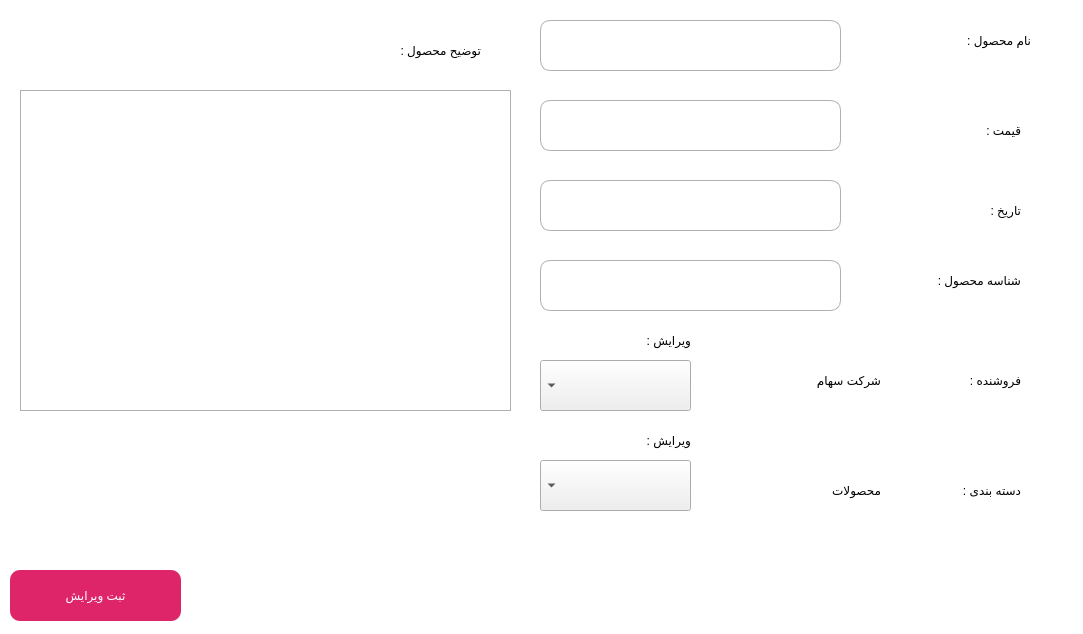
<?xml version="1.0" encoding="UTF-8"?>
<ui version="4.0">
 <class>mainWindow</class>
 <widget class="QDialog" name="mainWindow">
  <property name="geometry">
   <rect>
    <x>0</x>
    <y>0</y>
    <width>1083</width>
    <height>634</height>
   </rect>
  </property>
  <property name="windowTitle">
   <string>Dialog</string>
  </property>
  <property name="styleSheet">
   <string notr="true">#mainWindow{
background-color : #fff
}</string>
  </property>
  <widget class="QLabel" name="label">
   <property name="geometry">
    <rect>
     <x>870</x>
     <y>20</y>
     <width>161</width>
     <height>41</height>
    </rect>
   </property>
   <property name="styleSheet">
    <string notr="true">font: 18pt &quot;B Koodak&quot;;</string>
   </property>
   <property name="text">
    <string>نام محصول : </string>
   </property>
  </widget>
  <widget class="QLineEdit" name="productName_input">
   <property name="geometry">
    <rect>
     <x>540</x>
     <y>20</y>
     <width>301</width>
     <height>51</height>
    </rect>
   </property>
   <property name="styleSheet">
    <string notr="true">#productName_input{
border : 1px solid #b1afaf;
border-radius : 10%;
font: 18pt &quot;Century Gothic&quot;;
}
#productName_input:focus{
border : 1px solid #df2569;
}</string>
   </property>
  </widget>
  <widget class="QLabel" name="label_2">
   <property name="geometry">
    <rect>
     <x>900</x>
     <y>110</y>
     <width>121</width>
     <height>41</height>
    </rect>
   </property>
   <property name="styleSheet">
    <string notr="true">font: 18pt &quot;B Koodak&quot;;</string>
   </property>
   <property name="text">
    <string>قیمت : </string>
   </property>
  </widget>
  <widget class="QLineEdit" name="productPrice_input">
   <property name="geometry">
    <rect>
     <x>540</x>
     <y>100</y>
     <width>301</width>
     <height>51</height>
    </rect>
   </property>
   <property name="styleSheet">
    <string notr="true">#productPrice_input{
border : 1px solid #b1afaf;
border-radius : 10%;
font: 18pt &quot;Century Gothic&quot;;
}
#productPrice_input:focus{
border : 1px solid #df2569;
}</string>
   </property>
  </widget>
  <widget class="QLineEdit" name="productDate_input">
   <property name="geometry">
    <rect>
     <x>540</x>
     <y>180</y>
     <width>301</width>
     <height>51</height>
    </rect>
   </property>
   <property name="styleSheet">
    <string notr="true">#productDate_input{
border : 1px solid #b1afaf;
border-radius : 10%;
font: 18pt &quot;Century Gothic&quot;;
}
#productDate_input:focus{
border : 1px solid #df2569;
}</string>
   </property>
  </widget>
  <widget class="QLabel" name="label_3">
   <property name="geometry">
    <rect>
     <x>900</x>
     <y>190</y>
     <width>121</width>
     <height>41</height>
    </rect>
   </property>
   <property name="styleSheet">
    <string notr="true">font: 18pt &quot;B Koodak&quot;;</string>
   </property>
   <property name="text">
    <string>تاریخ : </string>
   </property>
  </widget>
  <widget class="QLabel" name="label_4">
   <property name="geometry">
    <rect>
     <x>900</x>
     <y>360</y>
     <width>121</width>
     <height>41</height>
    </rect>
   </property>
   <property name="styleSheet">
    <string notr="true">font: 18pt &quot;B Koodak&quot;;</string>
   </property>
   <property name="text">
    <string>فروشنده :</string>
   </property>
  </widget>
  <widget class="QLineEdit" name="productRandomID_input">
   <property name="geometry">
    <rect>
     <x>540</x>
     <y>260</y>
     <width>301</width>
     <height>51</height>
    </rect>
   </property>
   <property name="styleSheet">
    <string notr="true">#productRandomID_input{
border : 1px solid #b1afaf;
border-radius : 10%;
font: 18pt &quot;Century Gothic&quot;;
}
#productRandomID_input:focus{
border : 1px solid #df2569;
}</string>
   </property>
  </widget>
  <widget class="QLabel" name="label_5">
   <property name="geometry">
    <rect>
     <x>850</x>
     <y>260</y>
     <width>171</width>
     <height>41</height>
    </rect>
   </property>
   <property name="styleSheet">
    <string notr="true">font: 18pt &quot;B Koodak&quot;;</string>
   </property>
   <property name="text">
    <string>شناسه محصول :</string>
   </property>
  </widget>
  <widget class="QPushButton" name="confirmEdit_btn">
   <property name="geometry">
    <rect>
     <x>10</x>
     <y>570</y>
     <width>171</width>
     <height>51</height>
    </rect>
   </property>
   <property name="cursor">
    <cursorShape>PointingHandCursor</cursorShape>
   </property>
   <property name="styleSheet">
    <string notr="true">#confirmEdit_btn{
border-radius : 10%;
background-color: #df2569;
color : #fff;
font: 12pt &quot;IRANSans&quot;;
}</string>
   </property>
   <property name="text">
    <string>ثبت ویرایش</string>
   </property>
  </widget>
  <widget class="QLabel" name="label_6">
   <property name="geometry">
    <rect>
     <x>290</x>
     <y>30</y>
     <width>191</width>
     <height>41</height>
    </rect>
   </property>
   <property name="styleSheet">
    <string notr="true">font: 18pt &quot;B Koodak&quot;;</string>
   </property>
   <property name="text">
    <string>توضیح محصول :</string>
   </property>
  </widget>
  <widget class="QTextEdit" name="productDetails_input">
   <property name="geometry">
    <rect>
     <x>20</x>
     <y>90</y>
     <width>491</width>
     <height>321</height>
    </rect>
   </property>
   <property name="styleSheet">
    <string notr="true">#productDetails_input{
border : 1px solid #b1afaf;
font: 18pt &quot;Century Gothic&quot;;
}
#productDetails_input:focus{
border : 1px solid #df2569;
}</string>
   </property>
  </widget>
  <widget class="QComboBox" name="saler_comboBox">
   <property name="geometry">
    <rect>
     <x>540</x>
     <y>360</y>
     <width>151</width>
     <height>51</height>
    </rect>
   </property>
   <property name="layoutDirection">
    <enum>Qt::RightToLeft</enum>
   </property>
   <property name="styleSheet">
    <string notr="true">font: 12pt &quot;B Nazanin&quot;;</string>
   </property>
   <property name="placeholderText">
    <string/>
   </property>
  </widget>
  <widget class="QLabel" name="label_7">
   <property name="geometry">
    <rect>
     <x>880</x>
     <y>470</y>
     <width>141</width>
     <height>41</height>
    </rect>
   </property>
   <property name="styleSheet">
    <string notr="true">font: 18pt &quot;B Koodak&quot;;</string>
   </property>
   <property name="text">
    <string>دسته بندی :</string>
   </property>
  </widget>
  <widget class="QComboBox" name="cat_comboBox">
   <property name="geometry">
    <rect>
     <x>540</x>
     <y>460</y>
     <width>151</width>
     <height>51</height>
    </rect>
   </property>
   <property name="layoutDirection">
    <enum>Qt::RightToLeft</enum>
   </property>
   <property name="styleSheet">
    <string notr="true">font: 12pt &quot;B Nazanin&quot;;</string>
   </property>
   <property name="placeholderText">
    <string/>
   </property>
  </widget>
  <widget class="QLabel" name="salerName_lbl">
   <property name="geometry">
    <rect>
     <x>700</x>
     <y>360</y>
     <width>181</width>
     <height>41</height>
    </rect>
   </property>
   <property name="styleSheet">
    <string notr="true">font: 14pt &quot;B Nazanin&quot;;</string>
   </property>
   <property name="text">
    <string>شرکت سهام</string>
   </property>
  </widget>
  <widget class="QLabel" name="catName_lbl">
   <property name="geometry">
    <rect>
     <x>710</x>
     <y>470</y>
     <width>171</width>
     <height>41</height>
    </rect>
   </property>
   <property name="styleSheet">
    <string notr="true">font: 14pt &quot;B Nazanin&quot;;</string>
   </property>
   <property name="text">
    <string>محصولات</string>
   </property>
  </widget>
  <widget class="QLabel" name="salerName_lbl_2">
   <property name="geometry">
    <rect>
     <x>620</x>
     <y>320</y>
     <width>71</width>
     <height>41</height>
    </rect>
   </property>
   <property name="styleSheet">
    <string notr="true">font: 14pt &quot;B Nazanin&quot;;</string>
   </property>
   <property name="text">
    <string>ویرایش :</string>
   </property>
  </widget>
  <widget class="QLabel" name="salerName_lbl_3">
   <property name="geometry">
    <rect>
     <x>620</x>
     <y>420</y>
     <width>71</width>
     <height>41</height>
    </rect>
   </property>
   <property name="styleSheet">
    <string notr="true">font: 14pt &quot;B Nazanin&quot;;</string>
   </property>
   <property name="text">
    <string>ویرایش :</string>
   </property>
  </widget>
 </widget>
 <resources/>
 <connections/>
</ui>
